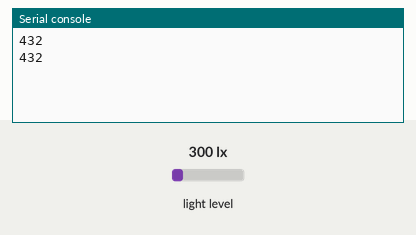
The program below on a simulated ESP32 board running MicroPython. Parts: the last lines printed to the serial console. The test bench sets the inputs (shaded band); at power-on: light level 300 lx.

Above: at 1.2 s.
1.3 s: light level set to 40 lx
At 2.6 s:
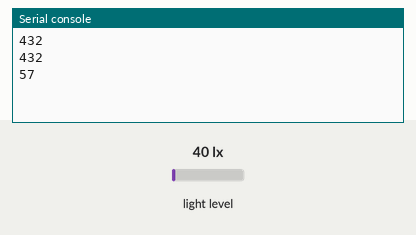
2.8 s: light level set to 500 lx
At 3.8 s:
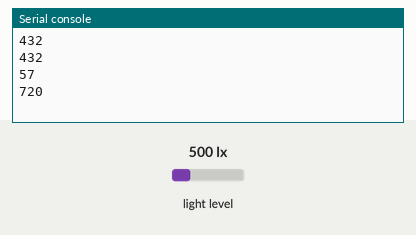
Timing chart, 0 to 5.8 s (numbered marks = the images above; inputs shaded):
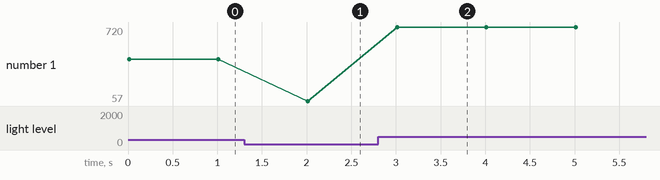

Measured:
- after the input at 1.3 s, the serial console: prints a new line after 0.71 s (image 1)
- after the input at 2.8 s, the serial console: prints a new line after 0.21 s (image 2)
- plotted number 1: 432 → 57 after the input at 1.3 s, 57 → 720 after the input at 2.8 s

The program:

main.py
```python
#
# Minimal luminosity sensor demo using the I2C bus.
# Wiring LoPy - BH1750FVI: GND-GND, 3V3-VCC, P9-SDA, P10-SCL
# Link source: https://docs.pycom.io/pycom_esp32/pycom_esp32/tutorial/includes/i2c.html
# Link LoPy: https://www.pycom.io/wp-content/uploads/2016/11/lopy_pinout.pdf
#
from machine import I2C
import bh1750fvi
import time

i2c = I2C(0, I2C.MASTER, baudrate=100000)
light_sensor = bh1750fvi.BH1750FVI(i2c, addr=i2c.scan()[0])

while(True):
    data = light_sensor.read()
    print(data)
    time.sleep(1)
```

bh1750fvi.py
```python
#
# Simple driver for the BH1750FVI digital light sensor
# Link source: https://docs.pycom.io/pycom_esp32/pycom_esp32/tutorial/includes/i2c.html
#

class BH1750FVI:
    MEASUREMENT_TIME = const(120)

    def __init__(self, i2c, addr=0x23, period=150):
        self.i2c = i2c
        self.period = period
        self.addr = addr
        self.time = 0
        self.value = 0
        self.i2c.writeto(addr, bytes([0x10])) # start continuos 1 Lux readings every 120ms

    def read(self):
        self.time += self.period
        if self.time >= MEASUREMENT_TIME:
            self.time = 0
            data = self.i2c.readfrom(self.addr, 2)
            self.value = (((data[0] << 8) + data[1]) * 1200) // 1000
        return self.value
```

boot.py
```python
# boot.py -- run on boot-up
import os
from machine import UART
uart = UART(0, 115200)
os.dupterm(uart)
```
